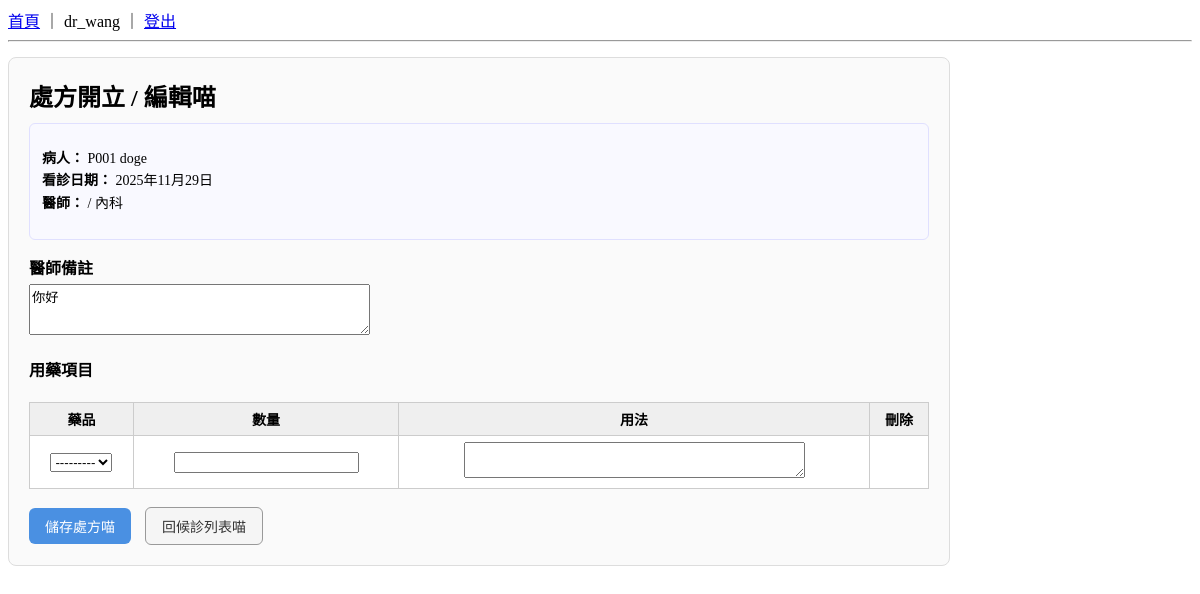
The app's page /prescriptions/ticket/119/ (signed in), older data.
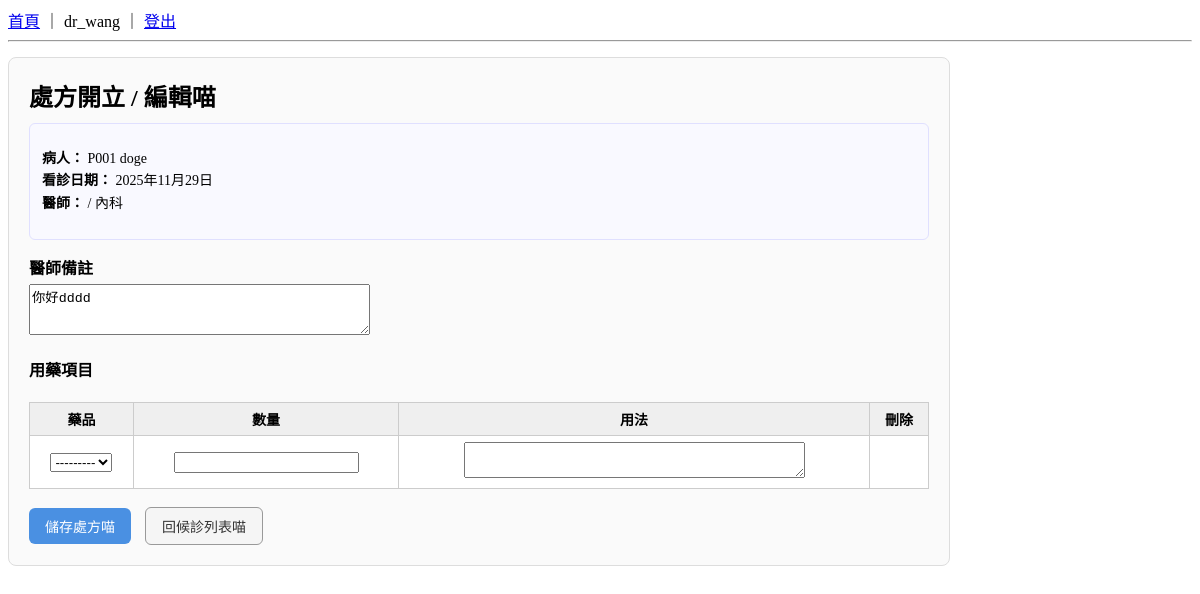
The same page, newer data.
### prescriptions/models.py (models this page shows, shortened)
class Prescription(models.Model):
    patient = models.ForeignKey(
        Patient,
        on_delete=models.CASCADE,
        related_name="prescriptions",
    )
    doctor = models.ForeignKey(
        Doctor,
        on_delete=models.CASCADE,
        related_name="prescriptions",
    )
    date = models.DateField()
    notes = models.TextField(blank=True)
    status = models.CharField(
        max_length=20,
        default="draft",
        choices=[
            ("draft", "草稿"),
            ("final", "已確認"),
        ],
    )
    created_at = models.DateTimeField(auto_now_add=True)
    class Meta:
        ordering = ["-date", "-created_at"]

### prescriptions/views.py (the view)
# urls.py: path("ticket/<int:ticket_id>/", views.edit_for_ticket, name="edit_for_ticket"),
@group_required("DOCTOR")
def edit_for_ticket(request, ticket_id):
    ticket = get_object_or_404(VisitTicket, id=ticket_id)
    prescription, created = Prescription.objects.get_or_create(
        patient=ticket.patient,
        doctor=ticket.doctor,
        date=ticket.date,
        defaults={"status": "draft"},
    )
    if request.method == "POST":
        form = PrescriptionForm(request.POST, instance=prescription)
        items = PrescriptionItemFormSet(request.POST, instance=prescription)
        if form.is_valid() and items.is_valid():
            form.save()
            items.save()
            messages.success(request, "處方已儲存")
            return redirect("queues:doctor_panel")
    else:
        form = PrescriptionForm(instance=prescription)
        items = PrescriptionItemFormSet(instance=prescription)
    context = {
        "ticket": ticket,          # 雖然 template 現在沒用到，但留著沒關係
        "prescription": prescription,  # 👈 重要：給 template 用
        "form": form,
        "items": items,
    }
    return render(request, "prescriptions/prescription_form.html", context)

### prescriptions/forms.py
class PrescriptionForm(forms.ModelForm):
    class Meta:
        model = Prescription
        fields = ["notes"]
        widgets = {
            "notes": forms.Textarea(
                attrs={
                    "rows": 3,
                    "placeholder": "可輸入醫師備註喵…",
                }
            )
        }

### common/utils.py (called while the page is built)
def group_required(group_name):
    def decorator(view_func):
        decorated_view_func = user_passes_test(
            lambda u: u.is_authenticated and u.groups.filter(name=group_name).exists()
        )(view_func)
        return decorated_view_func
    return decorator

### templates/prescriptions/prescription_form.html (shortened to what this page needs)
{% extends "base.html" %}
{% block content %}
<div class="rx-container">
    <div class="rx-header">
        <h2>處方開立 / 編輯喵</h2>
        <div class="rx-info">
            <p>
                <strong>病人：</strong>
                {% if ticket %}
                    {{ ticket.patient.chart_no }} {{ ticket.patient.full_name }}
                {% else %}
                    {{ prescription.patient.chart_no }} {{ prescription.patient.full_name }}
                {% endif %}
                <br>
                <strong>看診日期：</strong>
                {% if ticket %}
                    {{ ticket.date }}
                {% else %}
                    {{ prescription.date }}
                {% endif %}
                <br>
                <strong>醫師：</strong>
                {% if ticket %}
                    {{ ticket.doctor.user.get_full_name }} / {{ ticket.doctor.department }}
                {% else %}
                    {{ prescription.doctor.user.get_full_name }} / {{ prescription.doctor.department }}
                {% endif %}
            </p>
        </div>
    </div>
    <form method="post">
        <label class="rx-notes-label" for="{{ form.notes.id_for_label }}">醫師備註</label>
        {{ form.notes }}
        <h4 style="margin-top: 18px;">用藥項目</h4>
        <table class="rx-table">
            <thead>
                <tr>
                    <th>藥品</th>
                    <th>數量</th>
                    <th>用法</th>
                    <th>刪除</th>
                </tr>
            </thead>
            <tbody>
                {% for item_form in items %}
                    <tr>
                        <td>
                            {{ item_form.drug }}
                        </td>
                        <td>
                            {{ item_form.quantity }}
                        </td>
                        <td>
                            {{ item_form.usage }}
                        </td>
                        <td>
                        </td>
                    </tr>
                {% endfor %}
            </tbody>
        </table>
        <div class="rx-actions">
            <button type="submit" class="btn-primary">儲存處方喵</button>
            {% if ticket %}
                <a href="{% url 'queues:doctor_panel' %}" class="btn-secondary">回候診列表喵</a>
            {% else %}
                <a href="{% url 'prescriptions:doctor_prescription_list' %}" class="btn-secondary">回處方歷史喵</a>
            {% endif %}
        </div>
    </form>
</div>
{% endblock %}

Row changes from the older to the newer data that the page shows:
changed Prescription: notes "你好" → "你好dddd"
